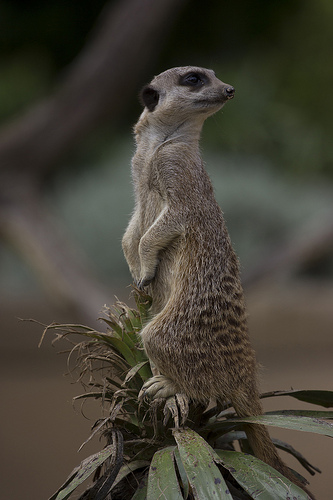
#> input picture OpenCVTutorial/meerkat.jpg, 333 x 500 px
$ jupyter execute '3 Basic Image Filtering & Feature Detection.ipynb'   (shell and % lines are left out)
#> lines starting #> are read from the running program, lines starting #| are printed output that depends on the picture; after the words box and inside, x2 and y2 are one past the last pixel; in counts of white or black regions, pixels touching at a corner belong together
# Averaging blur

[cell 1]
import os
import numpy as np
import cv2
from matplotlib import pyplot as plt

pic = cv2.imread('meerkat.jpg')
#> pic is the input picture: shape (500, 333, 3); mean B, G, R 54.1, 64.8, 68.5

kernel = np.ones((5,5),np.float32)/25
blurred = cv2.filter2D(pic,-1,kernel)
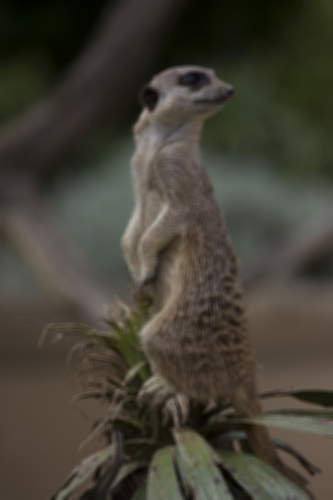
#> blurred: shape (500, 333, 3); mean B, G, R 54.1, 64.8, 68.5

plt.imshow(blurred)
plt.show()

# Gaussian blur

[cell 2]
pic = cv2.imread('meerkat.jpg')
matrix = (7,7)

blurred = cv2.GaussianBlur(pic,matrix, 0)

plt.imshow(blurred)
plt.show()

# Median blur

[cell 3]
pic = cv2.imread('meerkat.jpg')

blurred = cv2.medianBlur(pic,3)

plt.imshow(blurred)
plt.show()

# Bilateral filter

[cell 4]
pic = cv2.imread('meerkat.jpg')

dimpixel = 7
color = 100
space = 100

filtered = cv2.bilateralFilter(pic,dimpixel,color,space)

plt.imshow(filtered)
plt.show()

# Canny edge detection

[cell 5]
pic = cv2.imread('meerkat.jpg')

thresholdval1 = 100
thresholdval2 = 200

canny = cv2.Canny(pic, thresholdval1, thresholdval2)
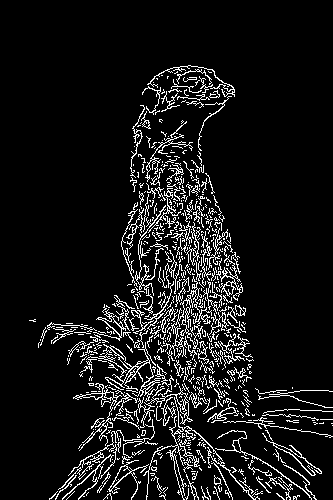
#> canny: shape (500, 333); 8.9% white in thin lines or dots, all inside (x1, y1, x2, y2) = (29, 65, 333, 500)

plt.imshow(canny)
plt.show()
